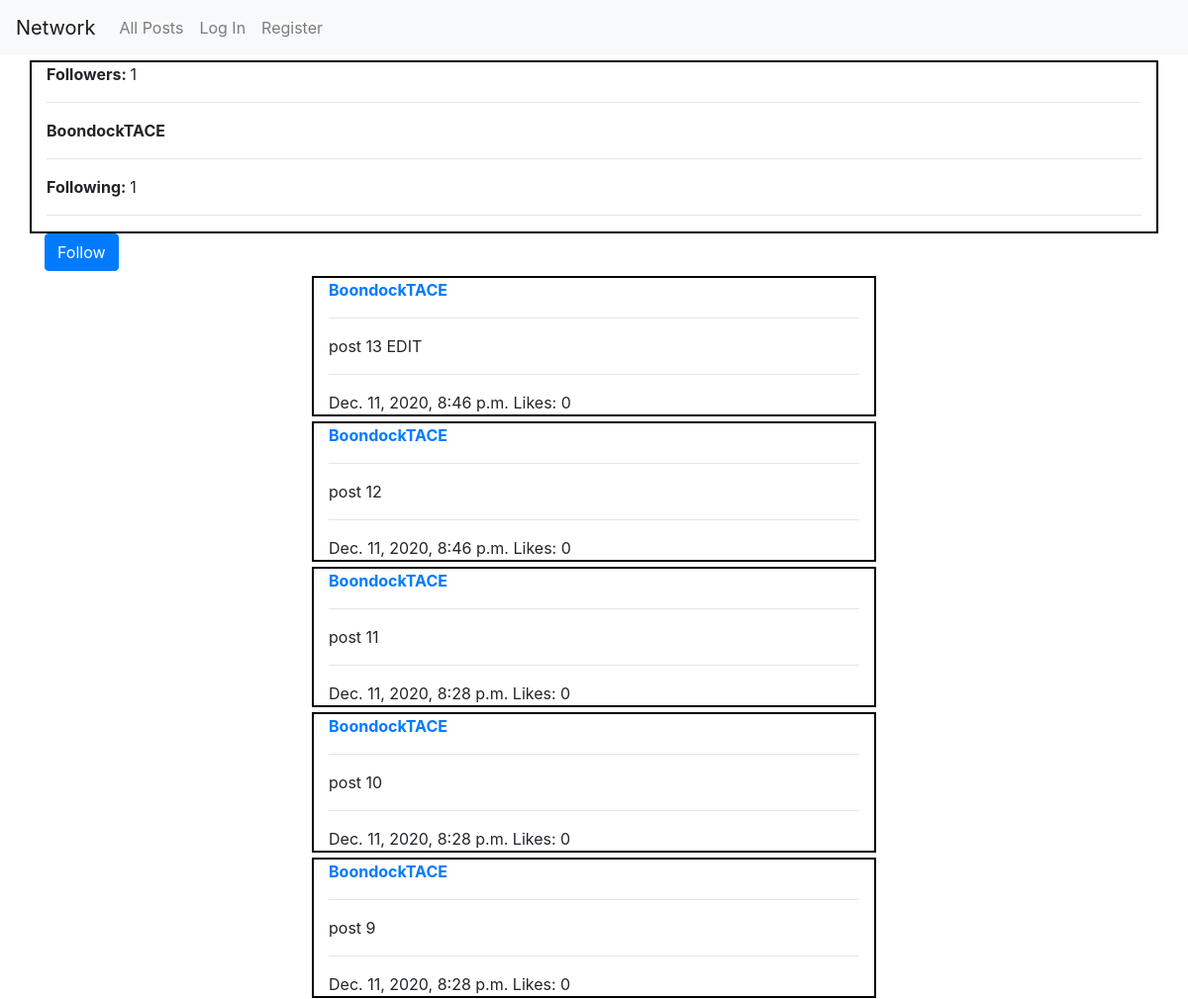
The app's page /Profile/2 (upper part), older data.
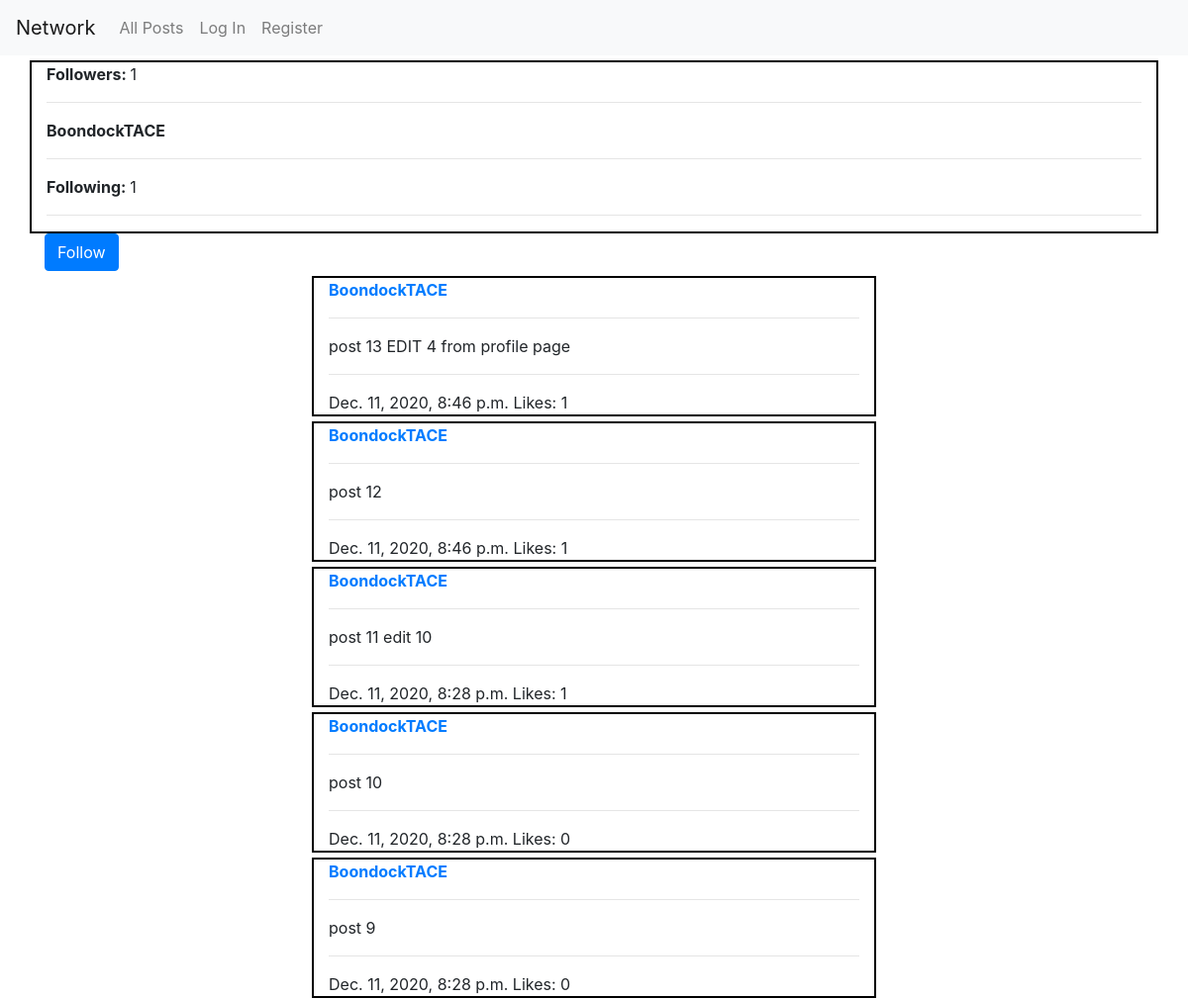
The same page, newer data.
### network/models.py (models this page shows, shortened)
class Post(models.Model):
    user=models.ForeignKey(User,on_delete=models.CASCADE,related_name="User_Post")
    Contend=models.CharField(max_length=300)
    Date=models.DateTimeField(auto_now_add=True)
    like=models.ManyToManyField(User,blank=True,related_name="Post_likes")

class User(AbstractUser):
    pass

### network/views.py (the view)
# urls.py: path("Profile/<int:user_id>",views.ProfilePage,name="Profile"),
@csrf_exempt
def ProfilePage(request,user_id):
    userprofile=Profile.objects.get(user__id=user_id)
    userviewing=request.user
    UserviewingFollows=False
    userposts=Post.objects.filter(user__id=user_id).order_by("-Date")
    userFollowers=userprofile.Follower
    userFollowing=userprofile.Following
    paginator=Paginator(userposts,10)
    page_number=request.GET.get("page")
    page_obj=paginator.get_page(page_number)
    if request.method== "POST":
        follows=request.POST.get('follows')
        if follows=="Follow":
            try:
                userFollowers.add(userviewing)
                userprofile.save()
                userviewingprofile=Profile.objects.get(user__id=request.user.id)
                Owner_of_profile=User.objects.get(id=user_id)
                userviewingprofile.Following.add(Owner_of_profile)
                userviewingprofile.save()
                UserviewingFollows=True
                Num_of_followers=userFollowers.count()
                return JsonResponse({'status': 201, 'follows': "Unfollow", "followerscount": Num_of_followers}, status=201)
            except:
                JsonResponse({},status=404)
                return print(JsonResponse({},status=404))
        else:
            userFollowers.remove(userviewing)
            userprofile.save()
            userviewingprofile=Profile.objects.get(user__id=request.user.id)
            Owner_of_profile=User.objects.get(id=user_id)
            userviewingprofile.Following.remove(Owner_of_profile)
            userviewingprofile.save()
            UserviewingFollows=False
            Num_of_followers=userFollowers.count()
            return JsonResponse({'status': 201, 'follows': "Follow", "followerscount": Num_of_followers}, status=201)
    else:
        if userFollowers.filter(pk=userviewing.id).exists():
            UserviewingFollows=True
        context={"userprofile":userprofile.user,"followers":UserviewingFollows,"following":userFollowing,"followerscount":userFollowers.count(),
        "followingcount":userFollowing.count(),"page_obj":page_obj,"paginator":paginator}
        return render(request,"network/ProfilePage.html",context)

### network/templates/network/ProfilePage.html (shortened to what the changed rows need)
{% extends "network/layout.html" %}
{% load static %}
{% block body %}
{% for post in page_obj %}
{% if request.user.id == post.user.id %}
<div class="container">
    <div class="row h-100 justify-content-center aling-items-center">
        <div class="Post col-sm-6" id="post-{{ post.id }}">
            <div id="user-{{post.user.id}}">
                <strong><a href="{% url 'Profile' post.user.id %}">{{post.user.username}}</a></strong>
                <hr>
                <div id="text-Contend">
                    <p id="p_text_contend_{{ post.id }}">{{post.Contend}}</p>
                    <textarea  style="display: none;" id="texarea_text_contend_{{ post.id }}" cols="50" rows="5">{{post.Contend}}</textarea>
                </div>
                <div class="Post-Date-Span" id="Post-time">
                <hr>
                {{post.Date}}
                {% if request.user in post.like.all %}
                {% if user.is_authenticated %}  <button id="like-btn-{{ post.id }}" class="btn btn-outline-secondary Likebtn" data-Liked="yes" data-post_id="{{ post.id }}">Dislike</button> {% endif %} <span>Likes: </span> <span id="like-count-{{ post.id }}">{{post.like.count}}</span>
                {% else %}
                {% if user.is_authenticated %}   <button id="like-btn-{{ post.id }}" class="btn btn-outline-secondary Likebtn" data-Liked="no" data-post_id="{{ post.id }}">Like</button> {% endif %} <span>Likes: </span> <span id="like-count-{{ post.id }}">{{post.like.count}}</span>
                {% endif %}
                </div>
                <div class="text-right">
                    <button type="submit" id="editpost-{{ post.id }}" class="btn btn-warning EditPost" data-post_id="{{ post.id }}">Edit</button>
                    <button style="display: none;" type="submit" id="savepost-{{ post.id }}" class="btn btn-warning SavePost" data-post_id="{{ post.id }}">Save</button>
                </div>
            </div>
        </div>
    </div>
</div>
{% else %}
<div class="container">
    <div class="row h-100 justify-content-center aling-items-center">
        <div class="Post col-sm-6" id="post-{{ post.id }}">
            <div id="user-{{post.user.id}}">
                <strong><a href="{% url 'Profile' post.user.id %}">{{post.user.username}}</a></strong>
                <hr>
                <div id="text-Contend">
                    <p>{{post.Contend}}</p>
                    <div class="Post-Date-Span" id="Post-time">
                    <hr>
                        {{post.Date}}
                        {% if request.user in post.like.all %}
                        {% if user.is_authenticated %}   <button id="like-btn-{{ post.id }}" class="btn btn-outline-secondary Likebtn" data-Liked="yes" data-post_id="{{ post.id }}">Dislike</button> {% endif %} <span>Likes: </span> <span id="like-count-{{ post.id }}">{{post.like.count}}</span>
                        {% else %}
                        <span>Likes: </span> <span id="like-count-{{ post.id }}">{{post.like.count}}</span>
                        {% endif %}
                    </div>
                </div>
            </div>
        </div>
    </div>
</div>
{% endif %}
    {% endfor %}
{% endblock %}

Row changes from the older to the newer data that the page shows:
changed Post: Contend "post 13 EDIT" → "post 13 EDIT 4 from profile page"; like.count "0" → "1"
computed for Post "post 12": like.count "0" → "1"
changed Post: Contend "post 11" → "post 11 edit 10"; like.count "0" → "1"
